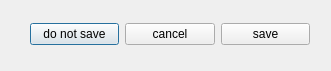
<?xml version="1.0" encoding="UTF-8"?>
<ui version="4.0">
 <class>Dialog</class>
 <widget class="QDialog" name="Dialog">
  <property name="windowModality">
   <enum>Qt::ApplicationModal</enum>
  </property>
  <property name="geometry">
   <rect>
    <x>0</x>
    <y>0</y>
    <width>331</width>
    <height>71</height>
   </rect>
  </property>
  <property name="windowTitle">
   <string>save file ?</string>
  </property>
  <property name="modal">
   <bool>true</bool>
  </property>
  <widget class="QWidget" name="layoutWidget">
   <property name="geometry">
    <rect>
     <x>30</x>
     <y>20</y>
     <width>280</width>
     <height>29</height>
    </rect>
   </property>
   <layout class="QHBoxLayout" name="horizontalLayout">
    <item>
     <widget class="QPushButton" name="pushButtonDoNotSave">
      <property name="text">
       <string>do not save</string>
      </property>
     </widget>
    </item>
    <item>
     <widget class="QPushButton" name="pushButtonCancel">
      <property name="text">
       <string>cancel</string>
      </property>
     </widget>
    </item>
    <item>
     <widget class="QPushButton" name="pushButtonSave">
      <property name="text">
       <string>save</string>
      </property>
     </widget>
    </item>
   </layout>
  </widget>
 </widget>
 <resources/>
 <connections/>
</ui>
